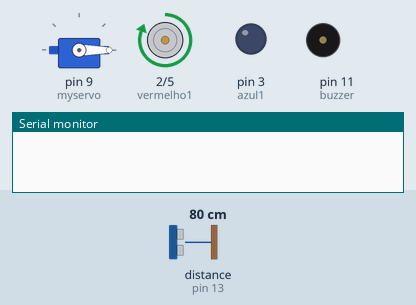
The sketch below on a simulated Arduino Uno, built with avr-gcc and run on an emulated ATmega328P. Shown: servo, motor-driver pin pairs drawn as motors (green arrow = first pin HIGH = forward, orange = second pin HIGH = backward, longer = more drive), output pins drawn as LEDs (lit = HIGH), buzzer (waves = sounding), the last lines printed to the serial monitor. The test bench sets the inputs (shaded band); at power-on: distance to the obstacle (sensor on pin 13) 80 cm.

Above: at 2.0 s.
4.6 s: distance to the obstacle (sensor on pin 13) set to 2 cm
At 6.6 s:
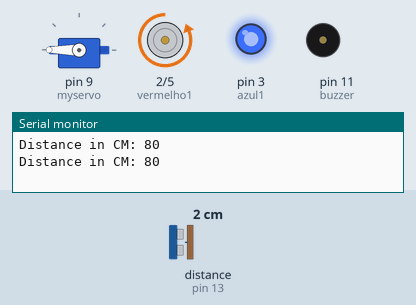
At 8.8 s:
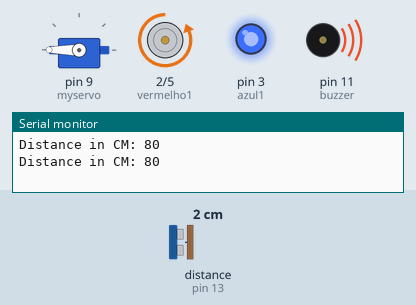
12.7 s: distance to the obstacle (sensor on pin 13) set to 35 cm
At 12.7 s:
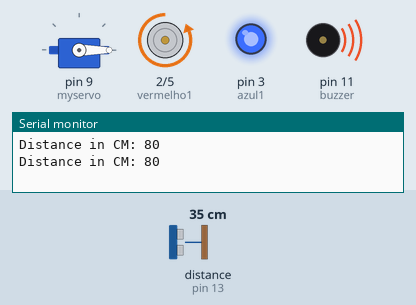
Timing chart, 0 to 23.3 s (numbered marks = the images above; inputs shaded):
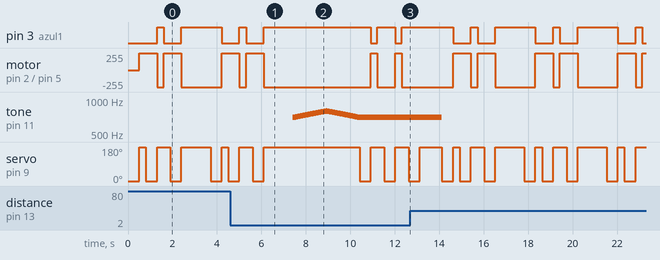

Measured:
- after the input at 4.6 s, tone on pin 11 (buzzer): plays 700 Hz for 0.02 s, 701 Hz for 0.02 s, 702 Hz for 0.02 s, 703 Hz for 0.02 s, 704 Hz for 0.02 s, 705 Hz for 0.02 s … (200 notes in this stretch), starting after 2.8 s
- by itself, pin 3 (azul1): repeats every 3.7 s: HIGH 0.30 s, LOW 0.80 s, HIGH 1.8 s, LOW 0.80 s
- by itself, servo on pin 9 (myservo): repeats every 3.7 s: 0° 0.50 s, 180° 0.30 s, 0° 0.50 s, 180° 0.60 s, 0° 0.50 s, 180° 1.3 s
- by itself, motor on pin 2 (vermelho1) / pin 5 (vermelho2): repeats every 3.7 s: backward 255/255 0.30 s, forward 255/255 0.80 s, backward 255/255 1.8 s, forward 255/255 0.80 s

The sketch:

Giroflex_Sirene_Policia.ino
```cpp
#include <Ultrasonic.h>
#include <Servo.h>

Servo myservo;
Ultrasonic ultrasonic(12, 13);
int potpin = A0;  //Potenciômetro
int val;
int distance;
int vermelho1 = 2;
int azul1 = 3;
int vermelho2 = 5;
int azul2 = 6;
int buzzer = 11;

void setup() {
  myservo.attach(9);
  pinMode(vermelho1, OUTPUT);
  pinMode(azul1, OUTPUT);
  pinMode(vermelho2, OUTPUT);
  pinMode(azul1, OUTPUT);
  pinMode(buzzer, OUTPUT);
  Serial.begin(9600);
}

void loop() {
  distance = ultrasonic.read();

  if (distance > 20){
    noTone(buzzer);
    myservo.write(0);
    delay(500);
    myservo.write(180);
    digitalWrite(vermelho2, LOW);
    digitalWrite(azul1, LOW);
    digitalWrite(vermelho1, HIGH);
    digitalWrite(azul2, HIGH);
    delay(300);
    myservo.write(0);
    delay(500);
    myservo.write(180);
    digitalWrite(vermelho1, LOW);
    digitalWrite(azul2, LOW);
    digitalWrite(vermelho2, HIGH);
    digitalWrite(azul1, HIGH);
    delay(300);
    digitalWrite(vermelho2, LOW);
    digitalWrite(azul1, LOW);
    digitalWrite(vermelho1, HIGH);
    digitalWrite(azul2, HIGH);
    delay(300);
    myservo.write(0);
    delay(500);
    myservo.write(180);
    digitalWrite(vermelho1, LOW);
    digitalWrite(azul2, LOW);
    digitalWrite(vermelho2, HIGH);
    digitalWrite(azul1, HIGH);
    delay(300);
  }
  else if (distance < 20) {
    for(int i=700;i<800;i++){   // for police siren
      tone(buzzer, i);
      delay(15);
    }
   for(int i=800;i>700;i--){
      tone(buzzer, i);
      delay(15);
    }
    myservo.write(0);
    delay(500);
    myservo.write(180);
    digitalWrite(vermelho2, LOW);
    digitalWrite(azul1, LOW);
    digitalWrite(vermelho1, HIGH);
    digitalWrite(azul2, HIGH);
    delay(300);
    digitalWrite(vermelho1, LOW);
    digitalWrite(azul2, LOW);
    digitalWrite(vermelho2, HIGH);
    digitalWrite(azul1, HIGH);
    delay(300);
    myservo.write(0);
    delay(500);
    myservo.write(180);
    digitalWrite(vermelho2, LOW);
    digitalWrite(azul1, LOW);
    digitalWrite(vermelho1, HIGH);
    digitalWrite(azul2, HIGH);
    delay(300);
    digitalWrite(vermelho1, LOW);
    digitalWrite(azul2, LOW);
    digitalWrite(vermelho2, HIGH);
    digitalWrite(azul1, HIGH);
    delay(300);
    myservo.write(0);
    delay(500);
    myservo.write(180);
  }

  Serial.print("Distance in CM: ");
  Serial.println(distance);
  delay(1000);
}
```
